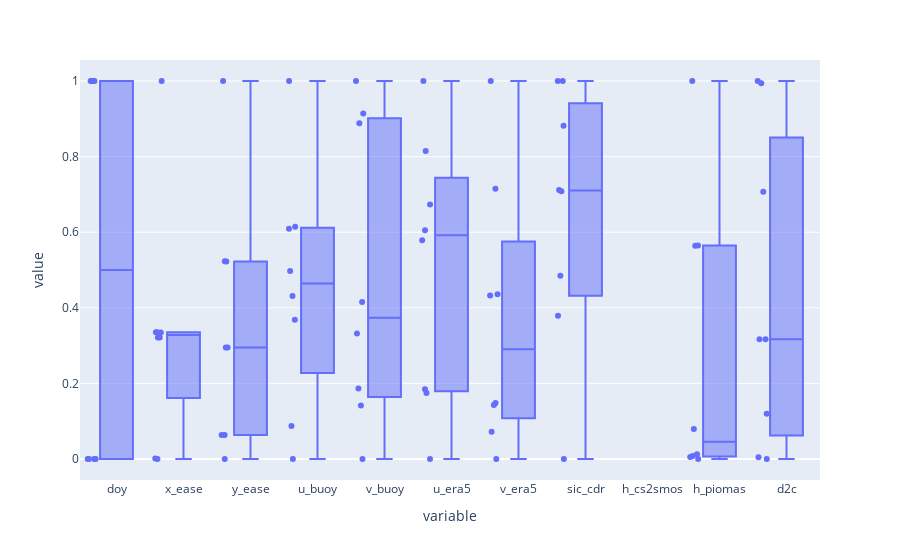

Notebook code for this chart:
### Code cell
# Box plots 

import plotly.express as px

fig = px.box(df[columns_normalized], points="all")
fig.show()

"""
fig = go.Figure()

for idx, value in enumerate(columns_normalized):
     fig.add_trace(go.Box(x=[]*len(value), y=value, name=color, marker=dict(color=color.lower())))
    
fig.update_layout(yaxis_title="Mean value", xaxis_title="Color channel",
                  title="Mean value vs. Color channel", template="plotly_white")
"""

### Figure 1 — Plotly figure (JSON) as saved in the notebook; plotly's stock layout.template omitted (floating-point values rounded to 4 significant figures)
{"data": [{"alignmentgroup": "True", "boxpoints": "all", "hovertemplate": "variable=%{x}<br>value=%{y}<extra></extra>", "legendgroup": "", "marker": {"color": "#636efa"}, "name": "", "notched": false, "offsetgroup": "", "orientation": "v", "showlegend": false, "type": "box", "x": ["doy", "doy", "doy", "doy", "doy", "doy", "doy", "doy", "x_ease", "x_ease", "x_ease", "x_ease", "x_ease", "x_ease", "x_ease", "x_ease", "y_ease", "y_ease", "y_ease", "y_ease", "y_ease", "y_ease", "y_ease", "y_ease", "u_buoy", "u_buoy", "u_buoy", "u_buoy", "u_buoy", "u_buoy", "u_buoy", "u_buoy", "v_buoy", "v_buoy", "v_buoy", "v_buoy", "v_buoy", "v_buoy", "v_buoy", "v_buoy", "u_era5", "u_era5", "u_era5", "u_era5", "u_era5", "u_era5", "u_era5", "u_era5", "v_era5", "v_era5", "v_era5", "v_era5", "v_era5", "v_era5", "v_era5", "v_era5", "sic_cdr", "sic_cdr", "sic_cdr", "sic_cdr", "sic_cdr", "sic_cdr", "sic_cdr", "sic_cdr", "h_cs2smos", "h_cs2smos", "h_cs2smos", "h_cs2smos", "h_cs2smos", "h_cs2smos", "h_cs2smos", "h_cs2smos", "h_piomas", "h_piomas", "h_piomas", "h_piomas", "h_piomas", "h_piomas", "h_piomas", "h_piomas", "d2c", "d2c", "d2c", "d2c", "d2c", "d2c", "d2c", "d2c"], "x0": " ", "xaxis": "x", "y": [0, 0, 0, 0, 1, 1, 1, 1, 0.3353, 0.3217, 0.001068, 0.3356, 0.3346, 1, 0.3216, 0, 0.5225, 0.06341, 0.2949, 1, 0.5229, 0, 0.0634, 0.2948, 0.08712, 0.4312, 0, 0.4972, 0.3685, 0.6089, 1, 0.6141, 0.914, 0.4156, 0.332, 0.1864, 1, 0, 0.8884, 0.1417, 0.1844, 0.1744, 0, 0.6731, 0.5785, 1.0, 0.815, 0.6054, 0.143, 0.0723, 0.4322, 0, 0.7152, 0.148, 1, 0.4356, 0.7084, 0, 0.8817, 0.485, 0.7116, 1, 1.0, 0.3791, null, null, null, null, null, null, null, null, 0.5651, 0.007819, 0, 1.0, 0.5641, 0.07905, 0.01285, 0.005059, 1, 0.3171, 0.004615, 0.1196, 0.9939, 0.7069, 0.3171, 0], "y0": " ", "yaxis": "y"}], "layout": {"boxmode": "group", "legend": {"tracegroupgap": 0}, "margin": {"t": 60}, "xaxis": {"anchor": "y", "domain": [0, 1], "title": {"text": "variable"}}, "yaxis": {"anchor": "x", "domain": [0, 1], "title": {"text": "value"}}}}
